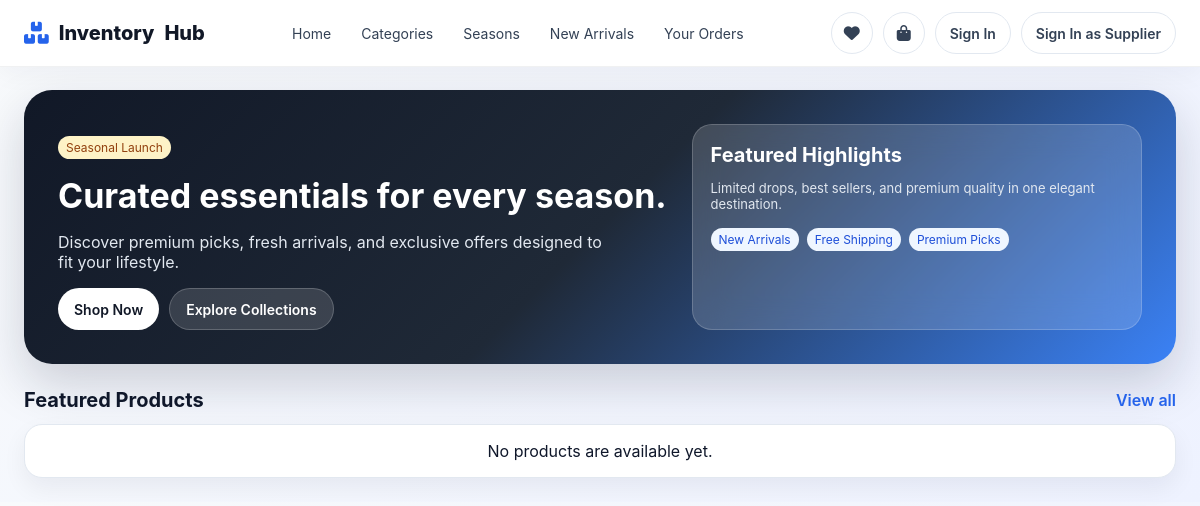
The app's page /accounts/buyer/home/, older data.
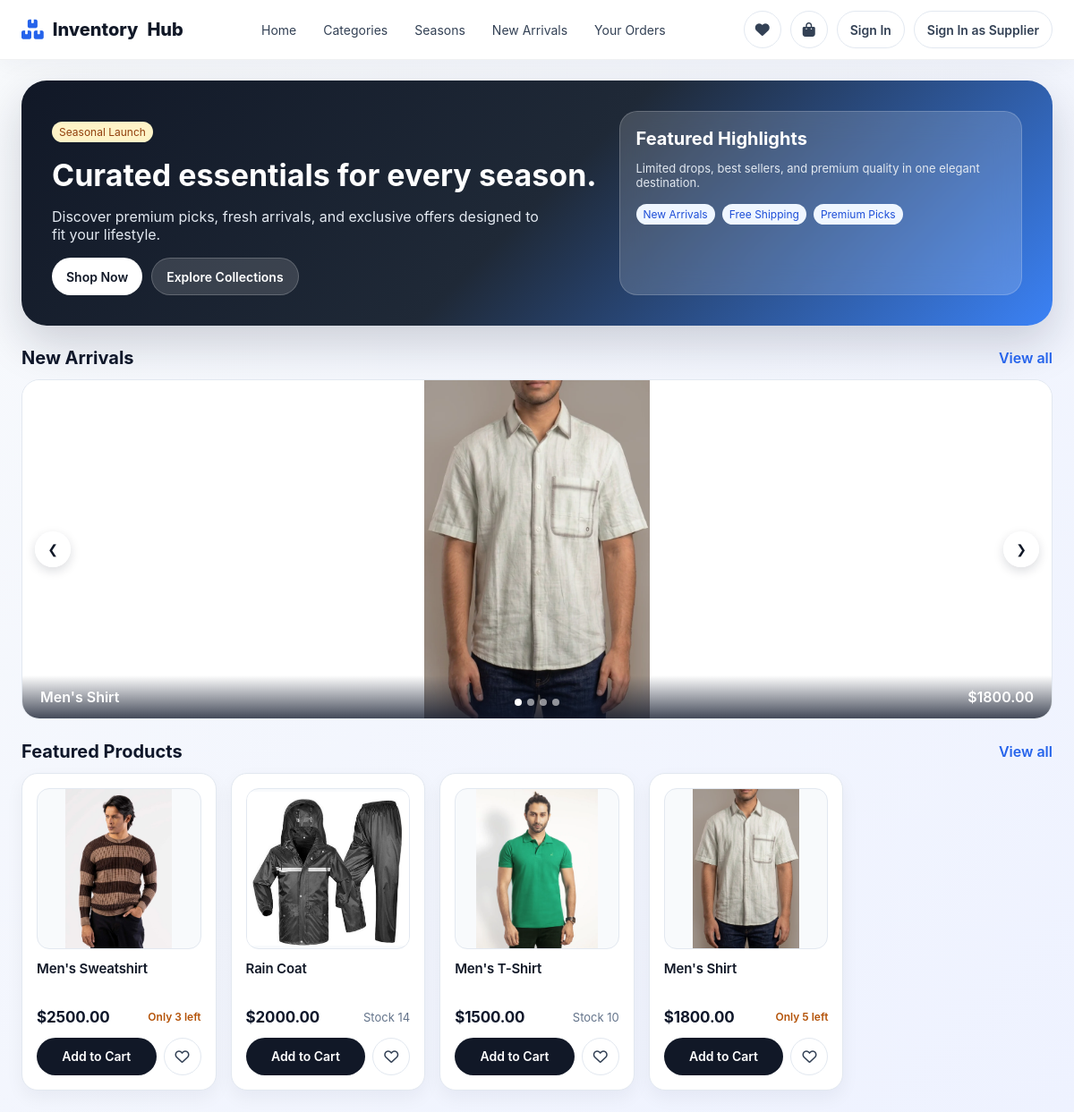
The same page, newer data.
### accounts/models.py (models this page shows, shortened)
class Product(models.Model):
    name = models.CharField(max_length=255)
    category = models.ForeignKey(Category, on_delete=models.SET_NULL,null=True, blank=True)
    season = models.ForeignKey(Season, on_delete=models.SET_NULL, null=True, blank=True)
    price = models.DecimalField(max_digits=10, decimal_places=2,validators=[MinValueValidator(0.01)])
    quantity = models.PositiveIntegerField()
    picture = models.ImageField(upload_to=UniqueFileName('product_images/'), null=True, blank=True)
    created_at = models.DateTimeField(auto_now_add=True)

### accounts/views.py (the view)
# urls.py: path('buyer/home/', views.buyer_home, name='buyer_home'),
def buyer_home(request):
    products = Product.objects.select_related('category', 'season').all()
    query = request.GET.get('q', '').strip()
    selected_category_id = request.GET.get('category_id', '').strip()
    selected_season_id = request.GET.get('season_id', '').strip()
    price_max = request.GET.get('price_max', '').strip()
    if query:
        products = products.filter(name__icontains=query)
    if selected_category_id.isdigit():
        products = products.filter(category_id=selected_category_id)
    if selected_season_id.isdigit():
        products = products.filter(season_id=selected_season_id)
    if price_max:
        try:
            products = products.filter(price__lte=price_max)
        except Exception:
            pass
    featured_products = products.order_by('-id')[:8]
    new_arrivals = Product.objects.select_related('category', 'season').filter(
        created_at__gte=timezone.now() - timedelta(days=30)
    ).order_by('-created_at')[:8]
    context = {
        'products': featured_products,
        'new_arrivals': new_arrivals,
        'wishlist_ids': request.session.get('wishlist', []),
        'cart_product_ids': list(request.session.get('cart', {}).keys()),
        'selected_category_id': selected_category_id,
        'selected_season_id': selected_season_id,
        'query': query,
        'price_max': price_max,
    }
    return render(request, 'accounts/buyer_home.html', context)

### accounts/context_processors.py (called while the page is built)
def auth_status(request):
    current_buyer = None
    current_supplier = None
    buyer_id = request.session.get('buyer_id')
    supplier_id = request.session.get('supplier_id')
    if buyer_id:
        current_buyer = Buyer.objects.filter(id=buyer_id).first()
    if supplier_id:
        current_supplier = Supplier.objects.filter(id=supplier_id).first()
    return {
        'current_buyer': current_buyer,
        'current_supplier': current_supplier,
    }

def storefront_nav(request):
    cart = request.session.get('cart', {})
    wishlist = request.session.get('wishlist', [])
    _, cart_count = _cart_summary(cart) if isinstance(cart, dict) else (None, 0)
    return {
        'nav_categories': Category.objects.all().order_by('name'),
        'nav_seasons': Season.objects.all().order_by('name'),
        'nav_cart_count': cart_count,
        'nav_wishlist_count': len(wishlist),
    }

### accounts/views.py (called while the page is built, shortened)
def _cart_summary(cart):
    product_ids = [int(pid) for pid in cart.keys() if str(pid).isdigit()]
    products = {p.id: p for p in Product.objects.filter(id__in=product_ids)}
    total = Decimal('0.00')
    count = 0
    return total, count

### accounts/templates/accounts/buyer_home.html (shortened to what this page needs)
{% extends 'accounts/buyer_base.html' %}
{% block content %}
<div class="hero">
    <div>
        <p class="pill soft">Seasonal Launch</p>
        <h1>Curated essentials for every season.</h1>
        <p>Discover premium picks, fresh arrivals, and exclusive offers designed to fit your lifestyle.</p>
        <div class="hero-actions">
            <a href="#featured-products" class="btn btn-primary">Shop Now</a>
            <a href="{% url 'buyer_category' %}" class="btn btn-secondary">Explore Collections</a>
        </div>
    </div>
    <div class="hero-card">
        <div class="section-title" style="margin-top: 0;">
            <h2>Featured Highlights</h2>
        </div>
        <p class="muted">Limited drops, best sellers, and premium quality in one elegant destination.</p>
        <div class="meta-row">
            <span class="pill">New Arrivals</span>
            <span class="pill">Free Shipping</span>
            <span class="pill">Premium Picks</span>
        </div>
    </div>
</div>
{% if new_arrivals %}
<div class="section-title" id="new-arrivals">
    <h2>New Arrivals</h2>
    <a href="{% url 'buyer_category' %}">View all</a>
</div>
<div class="arrivals-slider" id="arrivalsSlider">
    <div class="arrivals-track" id="arrivalsTrack">
        {% for product in new_arrivals %}
        <a class="arrivals-slide{% if forloop.first %} active{% endif %}" href="{% url 'buyer_product_detail' 'buyer' product.id %}">
            {% if product.picture and product.picture.name %}
            <img src="{{ product.picture.url }}" alt="{{ product.name }}">
            {% else %}
            <img src="/media/product_images/default-image.jpg" alt="{{ product.name }}">
            {% endif %}
            <div class="arrivals-caption">
                <span>{{ product.name }}</span>
                <span>${{ product.price }}</span>
            </div>
        </a>
        {% endfor %}
    </div>
    {% if new_arrivals|length > 1 %}
    <button type="button" class="arrivals-nav prev" id="arrivalsPrev" aria-label="Previous">&#10094;</button>
    <button type="button" class="arrivals-nav next" id="arrivalsNext" aria-label="Next">&#10095;</button>
    <div class="arrivals-dots" id="arrivalsDots">
        {% for product in new_arrivals %}
        <button type="button" class="arrivals-dot{% if forloop.first %} active{% endif %}" data-index="{{ forloop.counter0 }}" aria-label="Go to slide {{ forloop.counter }}"></button>
        {% endfor %}
    </div>
    {% endif %}
</div>
{% endif %}
<div class="section-title" id="featured-products">
    <h2>Featured Products</h2>
    <a href="{% url 'buyer_category' %}">View all</a>
</div>
<div class="product-grid">
    {% for product in products %}
    {% include 'accounts/partials/product_card.html' %}
    {% empty %}
    <div class="card" style="grid-column: 1 / -1; text-align: center;">No products are available yet.</div>
    {% endfor %}
</div>
{% endblock %}

### accounts/templates/accounts/buyer_base.html (shortened to what this page needs)
<!DOCTYPE html>
<html lang="en">
<head>
    <link rel="stylesheet" href="https://cdnjs.cloudflare.com/ajax/libs/font-awesome/6.0.0/css/all.min.css">
</head>
<body>
    <header>
        <nav class="navbar">
            <div class="navbar-container">
                <a href="{% url 'buyer_home' %}" class="navbar-logo">
                    <i class="fas fa-boxes-stacked"></i> Inventory<span>Hub</span>
                </a>
                <ul class="navbar-links" id="navbarLinks">
                    <li><a href="{% url 'buyer_home' %}">Home</a></li>
                    <li class="nav-dropdown" data-hover-dropdown>
                        <button type="button" class="nav-dropdown-trigger">Categories</button>
                    </li>
                    <li class="nav-dropdown" data-hover-dropdown>
                        <button type="button" class="nav-dropdown-trigger">Seasons</button>
                    </li>
                    <li><a href="{% url 'buyer_home' %}#new-arrivals">New Arrivals</a></li>
                    <li><a href="{% url 'buyer_orders' %}">Your Orders</a></li>
                </ul>
                <div class="navbar-actions">
                    <a href="{% url 'wishlist' %}" class="icon-btn" id="navWishlistIcon">
                        <i class="fas fa-heart"></i>
                    </a>
                    <a href="{% url 'cart' %}" class="icon-btn" id="navCartIcon">
                        <i class="fas fa-shopping-bag"></i>
                    </a>
                    {% if current_buyer or current_supplier %}
                    <div class="account-menu" data-hover-dropdown>
                        <button type="button" class="auth-btn primary account-menu-trigger"><i class="fas fa-user"></i> My Account</button>
                        <div class="account-dropdown">
                            <div class="account-dropdown-actions">
                                <button type="button" class="btn-my-info" id="myInfoBtn"
                                        data-info-url="{% if current_buyer %}{% url 'buyer_account_info' %}{% else %}{% url 'supplier_account_info' %}{% endif %}">
                                    My Info
                                </button>
                                <form method="post" action="{% url 'logout' %}">
                                    {% csrf_token %}
                                    <button type="submit" class="btn-logout">Logout</button>
                                </form>
                            </div>
                            <div class="account-info-panel" id="accountInfoPanel" style="display:none;"></div>
                        </div>
                    </div>
                    {% else %}
                    <a href="{% url 'buyer_login_request' %}" class="auth-btn" data-auth-trigger>Sign In</a>
                    <a href="{% url 'supplier_login_request' %}" class="auth-btn" data-auth-trigger>Sign In as Supplier</a>
                    {% endif %}
                </div>
            </div>
        </nav>
    </header>
    <div class="main-content">
        {% block content %}{% endblock %}
    </div>
</body>
</html>

### accounts/templates/accounts/partials/product_card.html
<div class="product-card">
    <a class="product-link" href="{% url 'buyer_product_detail' 'buyer' product.id %}">
        <div class="product-image-wrap">
            {% if product.picture and product.picture.name %}
            <img src="{{ product.picture.url }}" alt="{{ product.name }}">
            {% else %}
            <img src="/media/product_images/default-image.jpg" alt="{{ product.name }}">
            {% endif %}
        </div>
        <h3>{{ product.name }}</h3>
        <div class="price-row">
            <span class="price">${{ product.price }}</span>
            {% if product.quantity <= 5 %}
            <span class="stock-low">Only {{ product.quantity }} left</span>
            {% else %}
            <span class="muted">Stock {{ product.quantity }}</span>
            {% endif %}
        </div>
    </a>
    <div class="product-card-actions">
        {% if product.id|stringformat:"s" in cart_product_ids %}
        <button type="button" class="btn-cart" disabled>Added to Cart</button>
        {% else %}
        <button type="button" class="btn-cart" data-add-to-cart="{% url 'add_to_cart' product.id %}">Add to Cart</button>
        {% endif %}
        {% if product.id|stringformat:"s" in wishlist_ids %}
        <button type="button" class="btn-wishlist active" data-toggle-wishlist="{% url 'toggle_wishlist' product.id %}"><i class="fas fa-heart"></i></button>
        {% else %}
        <button type="button" class="btn-wishlist" data-toggle-wishlist="{% url 'toggle_wishlist' product.id %}"><i class="far fa-heart"></i></button>
        {% endif %}
    </div>
</div>

### accounts/templates/accounts/buyer_home.html (style rules this page uses)
.hero { background: linear-gradient(135deg, #111827 0%, #1f2937 50%, #3b82f6 100%); border-radius: 28px; padding: 34px; color: white; display: grid; grid-template-columns: 1.15fr 0.85fr; gap: 24px; box-shadow: 0 20px 50px rgba(15,23,42,0.18); margin-bottom: 24px; }
.hero h1 { font-size: 34px; margin: 0 0 10px; }
.hero p { color: #e2e8f0; margin-bottom: 16px; max-width: 560px; }
.hero-actions { display: flex; gap: 10px; flex-wrap: wrap; }
.btn { display: inline-flex; align-items: center; justify-content: center; gap: 8px; height: 42px; padding: 0 16px; border-radius: 999px; text-decoration: none; font-weight: 600; border: none; cursor: pointer; font-family: inherit; font-size: 14px; box-sizing: border-box; }
.btn-primary { background: white; color: #111827; }
.btn-secondary { background: rgba(255,255,255,0.14); color: white; border: 1px solid rgba(255,255,255,0.2); }
.hero-card { background: rgba(255,255,255,0.16); border: 1px solid rgba(255,255,255,0.18); border-radius: 20px; padding: 18px; backdrop-filter: blur(16px); }
.section-title { display: flex; justify-content: space-between; align-items: center; margin: 24px 0 12px; }
.section-title h2 { margin: 0; font-size: 20px; }
.section-title a { color: #2563eb; text-decoration: none; font-weight: 600; }
.muted { color: #64748b; font-size: 13px; }
.arrivals-slider { position: relative; border-radius: 20px; overflow: hidden; background: #f8fafc; border: 1px solid #e2e8f0; height: 380px; }
.arrivals-track { position: relative; width: 100%; height: 100%; }
.arrivals-slide { position: absolute; top: 0; left: 0; width: 100%; height: 100%; display: block; text-decoration: none; opacity: 0; transition: opacity 0.6s ease; pointer-events: none; }
.arrivals-slide.active { opacity: 1; pointer-events: auto; }
.arrivals-slide img { width: 100%; height: 100%; object-fit: contain; background: white; }
.arrivals-caption { position: absolute; left: 0; right: 0; bottom: 0; padding: 14px 20px; background: linear-gradient(to top, rgba(15,23,42,0.78), transparent); color: white; display: flex; justify-content: space-between; align-items: center; font-weight: 600; }
.arrivals-nav { position: absolute; top: 50%; transform: translateY(-50%); width: 40px; height: 40px; border-radius: 50%; border: none; background: rgba(255,255,255,0.92); box-shadow: 0 4px 12px rgba(15,23,42,0.15); cursor: pointer; font-size: 14px; color: #111827; }
.arrivals-nav.prev { left: 14px; }
.arrivals-nav.next { right: 14px; }
.arrivals-dots { position: absolute; bottom: 14px; left: 50%; transform: translateX(-50%); display: flex; gap: 6px; }
.arrivals-dot { width: 8px; height: 8px; border-radius: 50%; background: rgba(255,255,255,0.55); border: none; cursor: pointer; padding: 0; }
.arrivals-dot.active { background: white; }

Row changes from the older to the newer data that the page shows:
added Product: picture (picture), name "Men's Shirt", price "1800.00", quantity "5", shows "Add to Cart"
added Product: picture (picture), name "Men's T-Shirt", price "1500.00", quantity "10", shows "Add to Cart"
added Product: picture (picture), name "Rain Coat", price "2000.00", quantity "14", shows "Add to Cart"
added Product: picture (picture), name "Men's Sweatshirt", price "2500.00", quantity "3", shows "Add to Cart"
Text that changed along with them:
text no longer shown: "No products are available yet."
text now shown: "New Arrivals View all ❮ ❯"
